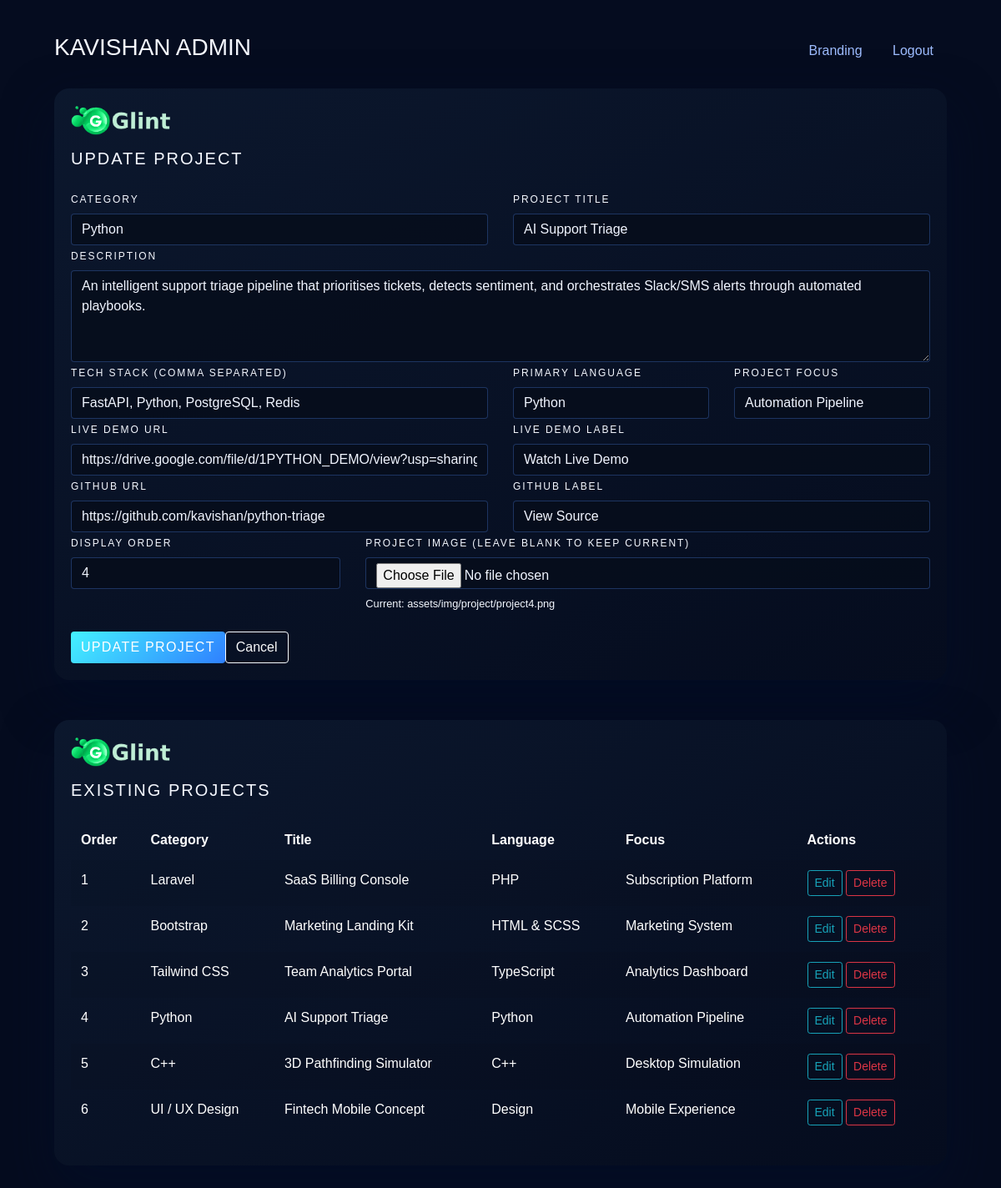
The app's page /admin/projects.php?id=4 (signed in) with its own data.
### tables this page shows
CREATE TABLE IF NOT EXISTS `projects` (
  `id` INT UNSIGNED NOT NULL AUTO_INCREMENT,
  `category_name` VARCHAR(120) NOT NULL,
  `category_slug` VARCHAR(150) NOT NULL,
  `title` VARCHAR(180) NOT NULL,
  `description` TEXT NOT NULL,
  `tech_stack` TEXT NULL,
  `primary_language` VARCHAR(80) NOT NULL,
  `project_focus` VARCHAR(160) NOT NULL,
  `image_path` VARCHAR(255) NOT NULL,
  `live_demo_url` VARCHAR(255) DEFAULT NULL,
  `live_demo_label` VARCHAR(120) DEFAULT NULL,
  `github_url` VARCHAR(255) DEFAULT NULL,
  `github_label` VARCHAR(120) DEFAULT NULL,
  `display_order` INT DEFAULT 0,
  `created_at` TIMESTAMP NOT NULL DEFAULT CURRENT_TIMESTAMP,
  `updated_at` TIMESTAMP NOT NULL DEFAULT CURRENT_TIMESTAMP ON UPDATE CURRENT_TIMESTAMP,
  PRIMARY KEY (`id`),
  UNIQUE KEY `slug_unique` (`category_slug`)
);

### inc/db.php (called while the page is built, shortened)
<?php
function getSettings(PDO $pdo): array
{
    $stmt = $pdo->query('SELECT setting_key, setting_value FROM settings');
    $settings = [];
    foreach ($stmt as $row) {
        $settings[$row['setting_key']] = $row['setting_value'];
    }
    return $settings;
}
function getProjects(PDO $pdo): array
{
    $stmt = $pdo->query('SELECT * FROM projects ORDER BY display_order ASC, category_name ASC');
    return $stmt->fetchAll();
}

### admin/projects.php (the view, shortened to what this page needs)
<?php
$errors = [];
$editingProject = null;
$pdo = null;
try {
    $pdo = getPDO();
} catch (Throwable $e) {
    $dbError = $e->getMessage();
}
$brandingLogo = '../assets/img/logo/logo.png';
if ($pdo) {
    $settings = getSettings($pdo);
    if (!empty($settings['header_logo'])) {
        $brandingLogo = '../' . ltrim($settings['header_logo'], '/');
    }
}
if (isset($_GET['id'])) {
    $id = (int) $_GET['id'];
    if ($pdo) {
        $stmt = $pdo->prepare('SELECT * FROM projects WHERE id = :id');
        $stmt->execute(['id' => $id]);
        $editingProject = $stmt->fetch();
    } else {
        $errors[] = 'Unable to load project while database connection is unavailable.';
    }
}
$projects = $pdo ? getProjects($pdo) : [];
?>
<!DOCTYPE html>
<html lang="en">
<head>
    <link rel="stylesheet" href="../assets/css/plugins/bootstrap.min.css">
</head>
<body>
    <div class="container">
        <div class="mb-4 d-flex justify-content-between align-items-center">
            <h1 class="h3 text-uppercase">Kavishan Admin</h1>
            <div>
                <a href="hero.php" class="nav-link d-inline-block me-3">Branding</a>
                <a href="logout.php" class="nav-link d-inline-block">Logout</a>
            </div>
        </div>
        <div class="card mb-5">
            <div class="card-body"><img src="<?= htmlspecialchars($brandingLogo, ENT_QUOTES, 'UTF-8'); ?>" alt="Kavishan" class="admin-logo mb-3">
                <h2 class="h5 mb-4"><?= $editingProject ? 'Update Project' : 'Create Project'; ?></h2>
                <form method="post" enctype="multipart/form-data">
                    <div class="row g-3">
                        <div class="col-md-6">
                            <label class="form-label" for="category_name">Category</label>
                            <input type="text" id="category_name" name="category_name" class="form-control" required value="<?= htmlspecialchars($editingProject['category_name'] ?? '', ENT_QUOTES, 'UTF-8'); ?>">
                        </div>
                        <div class="col-md-6">
                            <label class="form-label" for="title">Project Title</label>
                            <input type="text" id="title" name="title" class="form-control" required value="<?= htmlspecialchars($editingProject['title'] ?? '', ENT_QUOTES, 'UTF-8'); ?>">
                        </div>
                        <div class="col-12">
                            <label class="form-label" for="description">Description</label>
                            <textarea id="description" name="description" class="form-control" rows="4" required><?= htmlspecialchars($editingProject['description'] ?? '', ENT_QUOTES, 'UTF-8'); ?></textarea>
                        </div>
                        <div class="col-md-6">
                            <label class="form-label" for="tech_stack">Tech Stack (comma separated)</label>
                            <input type="text" id="tech_stack" name="tech_stack" class="form-control" value="<?= htmlspecialchars($editingProject['tech_stack'] ?? '', ENT_QUOTES, 'UTF-8'); ?>">
                        </div>
                        <div class="col-md-3">
                            <label class="form-label" for="primary_language">Primary Language</label>
                            <input type="text" id="primary_language" name="primary_language" class="form-control" required value="<?= htmlspecialchars($editingProject['primary_language'] ?? '', ENT_QUOTES, 'UTF-8'); ?>">
                        </div>
                        <div class="col-md-3">
                            <label class="form-label" for="project_focus">Project Focus</label>
                            <input type="text" id="project_focus" name="project_focus" class="form-control" required value="<?= htmlspecialchars($editingProject['project_focus'] ?? '', ENT_QUOTES, 'UTF-8'); ?>">
                        </div>
                        <div class="col-md-6">
                            <label class="form-label" for="live_demo_url">Live Demo URL</label>
                            <input type="url" id="live_demo_url" name="live_demo_url" class="form-control" value="<?= htmlspecialchars($editingProject['live_demo_url'] ?? '', ENT_QUOTES, 'UTF-8'); ?>">
                        </div>
                        <div class="col-md-6">
                            <label class="form-label" for="live_demo_label">Live Demo Label</label>
                            <input type="text" id="live_demo_label" name="live_demo_label" class="form-control" value="<?= htmlspecialchars($editingProject['live_demo_label'] ?? '', ENT_QUOTES, 'UTF-8'); ?>">
                        </div>
                        <div class="col-md-6">
                            <label class="form-label" for="github_url">GitHub URL</label>
                            <input type="url" id="github_url" name="github_url" class="form-control" value="<?= htmlspecialchars($editingProject['github_url'] ?? '', ENT_QUOTES, 'UTF-8'); ?>">
                        </div>
                        <div class="col-md-6">
                            <label class="form-label" for="github_label">GitHub Label</label>
                            <input type="text" id="github_label" name="github_label" class="form-control" value="<?= htmlspecialchars($editingProject['github_label'] ?? '', ENT_QUOTES, 'UTF-8'); ?>">
                        </div>
                        <div class="col-md-4">
                            <label class="form-label" for="display_order">Display Order</label>
                            <input type="number" id="display_order" name="display_order" class="form-control" value="<?= htmlspecialchars((string) ($editingProject['display_order'] ?? 0), ENT_QUOTES, 'UTF-8'); ?>">
                        </div>
                        <div class="col-md-8">
                            <label class="form-label" for="project_image">Project Image <?= $editingProject ? '(leave blank to keep current)' : ''; ?></label>
                            <input type="file" id="project_image" name="project_image" class="form-control" accept=".jpg,.jpeg,.png,.webp">
                            <?php if ($editingProject): ?>
                                <small class="d-block mt-2">Current: <?= htmlspecialchars($editingProject['image_path'], ENT_QUOTES, 'UTF-8'); ?></small>
                            <?php endif; ?>
                        </div>
                    </div>
                    <div class="mt-4 d-flex gap-2">
                        <button type="submit" class="btn btn-primary"><?= $editingProject ? 'Update Project' : 'Create Project'; ?></button>
                        <?php if ($editingProject): ?>
                            <a href="projects.php" class="btn btn-outline-light">Cancel</a>
                        <?php endif; ?>
                    </div>
                </form>
            </div>
        </div>
        <div class="card">
            <div class="card-body"><img src="<?= htmlspecialchars($brandingLogo, ENT_QUOTES, 'UTF-8'); ?>" alt="Kavishan" class="admin-logo mb-3">
                <h2 class="h5 mb-4">Existing Projects</h2>
                <div class="table-responsive">
                    <table class="table table-borderless table-striped align-middle text-white">
                        <thead>
                            <tr>
                                <th scope="col">Order</th>
                                <th scope="col">Category</th>
                                <th scope="col">Title</th>
                                <th scope="col">Language</th>
                                <th scope="col">Focus</th>
                                <th scope="col" class="text-end">Actions</th>
                            </tr>
                        </thead>
                        <tbody>
                            <?php foreach ($projects as $project): ?>
                                <tr>
                                    <td><?= (int) $project['display_order']; ?></td>
                                    <td><?= htmlspecialchars($project['category_name'], ENT_QUOTES, 'UTF-8'); ?></td>
                                    <td><?= htmlspecialchars($project['title'], ENT_QUOTES, 'UTF-8'); ?></td>
                                    <td><?= htmlspecialchars($project['primary_language'], ENT_QUOTES, 'UTF-8'); ?></td>
                                    <td><?= htmlspecialchars($project['project_focus'], ENT_QUOTES, 'UTF-8'); ?></td>
                                    <td class="text-end">
                                        <a href="projects.php?id=<?= (int) $project['id']; ?>" class="btn btn-sm btn-outline-info">Edit</a>
                                        <form method="post" class="d-inline" onsubmit="return confirm('Delete this project?');">
                                            <button type="submit" class="btn btn-sm btn-outline-danger">Delete</button>
                                        </form>
                                    </td>
                                </tr>
                            <?php endforeach; ?>
                        </tbody>
                    </table>
                </div>
            </div>
        </div>
    </div>
</body>
</html>

### admin/projects.php (style rules this page uses)
body { background: #050c1f; color: #f5f8ff; font-family: "Poppins", sans-serif; padding: 40px 0; }
.container { max-width: 1100px; }
.card { background: linear-gradient(150deg, rgba(12, 24, 46, 0.95), rgba(5, 12, 30, 0.96)); border: none; border-radius: 18px; box-shadow: 0 25px 60px rgba(2, 12, 41, 0.55); }
.admin-logo { height: 36px; width: auto; }
.card h2 { letter-spacing: 0.1em; text-transform: uppercase; }
.btn-primary { background: linear-gradient(135deg, #44f2ff, #2f80ff); border: none; text-transform: uppercase; letter-spacing: 0.08em; }
a.nav-link { color: #9ebdff !important; }
table tbody tr td { vertical-align: middle; }
label { text-transform: uppercase; font-size: 12px; letter-spacing: 0.16em; }
.form-control { background: rgba(6, 14, 28, 0.85); border: 1px solid rgba(86, 144, 255, 0.3); color: #f1f5ff; }

### records on screen
projects: category_name "Python", title "AI Support Triage", description "An intelligent support triage pipeline that prioritises tickets, detects sentiment, and orchestrates Slack/SMS alerts through automated playbooks.", tech_stack "FastAPI, Python, PostgreSQL, Redis", primary_language "Python", project_focus "Automation Pipeline", live_demo_url "https://drive.google.com/file/d/1PYTHON_DEMO/view?usp=sharing", live_demo_label "Watch Live Demo", github_url "https://github.com/kavishan/python-triage", github_label "View Source", display_order "4", image_path "assets/img/project/project4.png"
projects: display_order "1", category_name "Laravel", title "SaaS Billing Console", primary_language "PHP", project_focus "Subscription Platform"
projects: display_order "2", category_name "Bootstrap", title "Marketing Landing Kit", primary_language "HTML & SCSS", project_focus "Marketing System"
projects: display_order "3", category_name "Tailwind CSS", title "Team Analytics Portal", primary_language "TypeScript", project_focus "Analytics Dashboard"
projects: display_order "5", category_name "C++", title "3D Pathfinding Simulator", primary_language "C++", project_focus "Desktop Simulation"
projects: display_order "6", category_name "UI / UX Design", title "Fintech Mobile Concept", primary_language "Design", project_focus "Mobile Experience"
